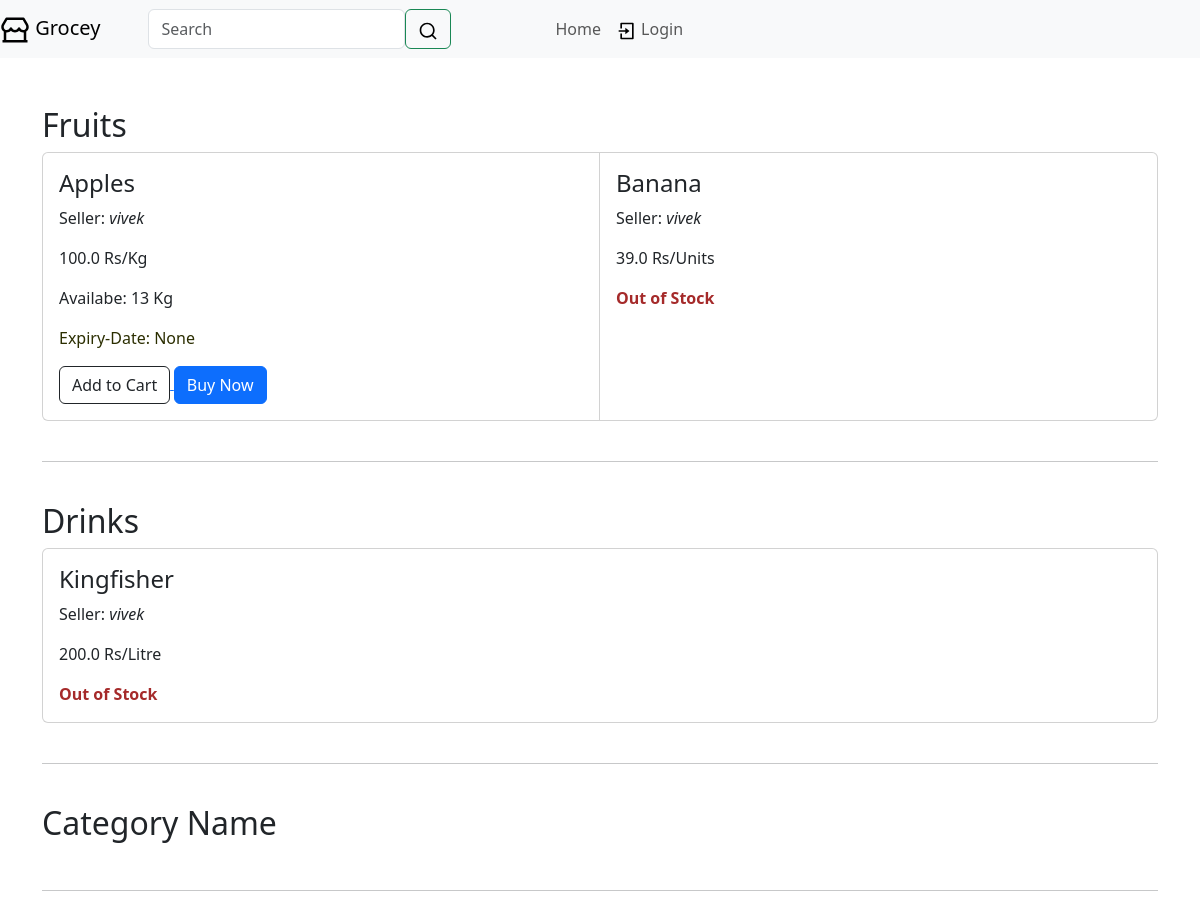
Before: / with the older database file.
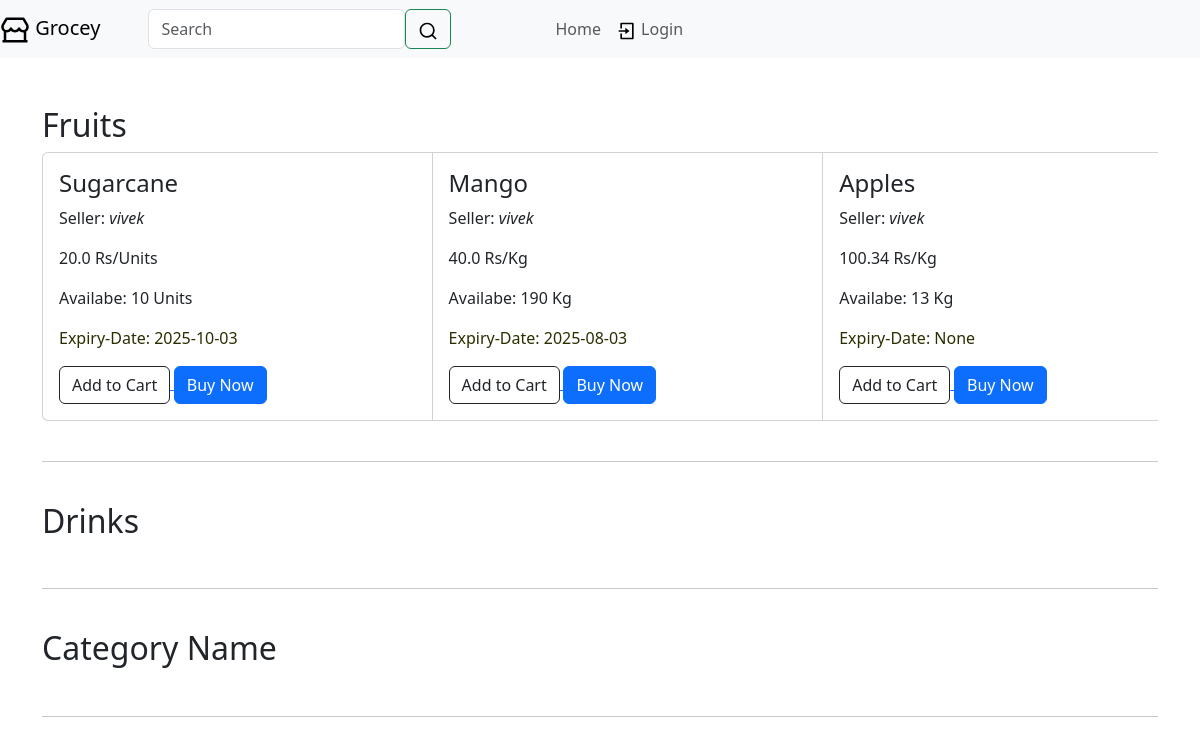
After: the same page with the newer database file.
### website/web_models.py (models this page shows)
class Category(db.Model):
    id = db.Column(db.Integer, primary_key=True)
    name = db.Column(db.String(30), nullable=False)
    seller_id = db.Column(db.Integer, db.ForeignKey('user.id'), nullable=False)
    products = db.relationship('Product', passive_deletes=True, backref='category')
    orders = db.relationship('Order')
    cart = db.relationship('Cart')

class Product(db.Model):
    id = db.Column(db.Integer, primary_key=True)
    name = db.Column(db.String(30), nullable=False)
    unit = db.Column(db.String(30))
    price = db.Column(db.Float, nullable=False)
    quantity = db.Column(db.Integer, nullable=False)
    expiry_date = db.Column(db.String(40), nullable=False)
    listing_time = db.Column(db.DateTime, nullable=False, default=func.now())
    category_id = db.Column(db.Integer, db.ForeignKey('category.id'), nullable=False)
    seller_id = db.Column(db.Integer, db.ForeignKey('user.id'))
    orders = db.relationship('Order', backref='product')
    carts = db.relationship('Cart', backref='product')

class User(db.Model, UserMixin):
    id = db.Column(db.Integer, primary_key=True)
    user_name = db.Column(db.String(30), unique=True, nullable=False)
    password = db.Column(db.String(30))
    is_seller = db.Column(db.Boolean, default=False)
    categories = db.relationship('Category')
    orders = db.relationship('Order')
    carts = db.relationship('Cart')
    products = db.relationship('Product', backref='seller')

### website/web_controllers.py (the view)
@views.route('/')
def home():
    if current_user.is_authenticated and current_user.is_seller:
        return redirect(url_for('web_views.sell'))
    users = User.query.filter_by(is_seller=1).all()
    categories = {}
    cats = Category.query.filter_by(seller_id=users[0].id)
    for a in cats:
        categories[a] = Product.query.filter_by(category_id=a.id).order_by(Product.listing_time.desc())
    return render_template("home.html", app_name=app_name, categories=categories)

### website/templates/home.html (shortened to what this page needs)
{% extends "web_base.html" %}
{% block content %}
<br>
<br>
    {% for cat in categories.keys() %}
        <li class="list-group-item d-flex justify-content-between">
            <h2>{{ cat.name }} </h2>
        </li>
        <div class="card-group card-group-scroll card_group">
            {% for prod in categories[cat] %}
            <div class="card">
                <div class="card-body">
                    <h4 class="card-title">{{ prod.name }}</h4>
                    <p>Seller: <i>{{ prod.seller.user_name }}</i></p>
                    <p> {{ prod.price }} Rs/{{ prod.unit }}</p>
                    {% if prod.quantity > 0 %}
                        <p> Availabe: {{ prod.quantity }} {{ prod.unit }}</p>
                        <p style="color: rgb(43, 46, 0);"> Expiry-Date: {{ prod.expiry_date }}</p>
                        <small class="w-10">
                            <a href="/add-to-cart/{{ prod.id }}">
                                <button class="btn btn-outline-dark">Add to Cart</button>
                            </a>
                            <a href="/order/{{ prod.id }}">
                            <button class="btn btn-primary">Buy Now</button>
                            </a>
                        </small>
                    {% else %}
                        <b style="color: brown;">Out of Stock</b>
                    {% endif %}
                </div>
            </div>
            {% endfor %}
        </div>
        <br>
        <hr>
        <br>
    {% endfor %}
{% endblock %}

### website/templates/web_base.html (shortened to what this page needs)
<!doctype html>
<html lang="en">
    <head>
        <link href="https://cdn.jsdelivr.net/npm/bootstrap@5.3.0/dist/css/bootstrap.min.css" rel="stylesheet">
    </head>
    <body>
        <header class="navbar navbar-expand-sm navbar-light bg-light">
            <a href="/" class="nav-item nav-link navbar-brand me-auto">
                {{ app_name }}
            </a>
            <div class="collapse navbar-collapse" id="navbar">
                <div class="navbar-nav">
                    <form class="navbar-nav mx-5" action="{{ url_for('web_views.search') }}" method="POST" >
                        <input class="form-control" required name="search" type="search" placeholder="Search" aria-label="Search">
                        <button class="btn btn-outline-success" type="submit"></button>
                    </form>
                    <ul class="navbar-nav ms-5">
                        <li class="nav-item">
                            <a href="/" class="nav-link">Home</a>
                        </li>
                        {% if current_user.is_authenticated %}
                            <li class="nav-item dropdown">
                                <a class="nav-link dropdown-toggle" href="#" id="navbarDarkDropdownMenuLink" data-bs-toggle="dropdown" aria-expanded="false">
                                My Account
                                </a>
                                <ul class="dropdown-menu" aria-labelledby="navbarDarkDropdownMenuLink">
                                    {% if not current_user.is_seller %}
                                        <li><a class="dropdown-item" href="/orders">Orders</a></li>
                                    {% endif %}
                                    <li><a class="dropdown-item" href="/log-out">
                                        <svg xmlns="http://www.w3.org/2000/svg" width="20" viewBox="0 0 24 24"><path d="M5 22C4.44772 22 4 21.5523 4 21V3C4 2.44772 4.44772 2 5 2H19C19.5523 2 20 2.44772 20 3V6H18V4H6V20H18V18H20V21C20 21.5523 19.5523 22 19 22H5ZM18 16V13H11V11H18V8L23 12L18 16Z"></path></svg>
                                        Log-out</a></li>
                                </ul>
                                {% if current_user.is_seller %}
                                    <li class="nav-item">
                                        <a href="/" class="nav-link">Summary</a>
                                    </li>
                                {% else %}
                                    <li class="nav-item">
                                        <a href="/cart" class="nav-link">
                                            <svg xmlns="http://www.w3.org/2000/svg" width="20" viewBox="0 0 24 24"><path d="M4.00488 16V4H2.00488V2H5.00488C5.55717 2 6.00488 2.44772 6.00488 3V15H18.4433L20.4433 7H8.00488V5H21.7241C22.2764 5 22.7241 5.44772 22.7241 6C22.7241 6.08176 22.7141 6.16322 22.6942 6.24254L20.1942 16.2425C20.083 16.6877 19.683 17 19.2241 17H5.00488C4.4526 17 4.00488 16.5523 4.00488 16ZM6.00488 23C4.90031 23 4.00488 22.1046 4.00488 21C4.00488 19.8954 4.90031 19 6.00488 19C7.10945 19 8.00488 19.8954 8.00488 21C8.00488 22.1046 7.10945 23 6.00488 23ZM18.0049 23C16.9003 23 16.0049 22.1046 16.0049 21C16.0049 19.8954 16.9003 19 18.0049 19C19.1095 19 20.0049 19.8954 20.0049 21C20.0049 22.1046 19.1095 23 18.0049 23Z"></path></svg>
                                            Cart</a>
                                    </li>
                                {% endif %}
                            </li>
                        {% else %}
                            <li class="nav-item">
                                <a href="/login" class="nav-link">
                                    <svg xmlns="http://www.w3.org/2000/svg" width="20" viewBox="0 0 24 24"><path d="M4 15H6V20H18V4H6V9H4V3C4 2.44772 4.44772 2 5 2H19C19.5523 2 20 2.44772 20 3V21C20 21.5523 19.5523 22 19 22H5C4.44772 22 4 21.5523 4 21V15ZM10 11V8L15 12L10 16V13H2V11H10Z"></path></svg>
                                    Login</a>
                            </li>
                        {% endif %}
                    </ul>
                </div>
            </div>
        </header>
        <div class="container">
            {% block content %}
            {% endblock %}
        </div>
    </body>
</html>

### website/templates/home.html (style rules this page uses)
@media (min-width: 576px) { .card-group.card-group-scroll { overflow-x: auto; flex-wrap: nowrap; } }
.card-group.card-group-scroll > .card { flex-basis: 35%; }

Changed rows visible on the page:
changed Category "Fruits": loses Product (name "Banana", seller.user_name "vivek", price "39.0", unit "Units", quantity "Out of Stock"); gains Product (name "Mango", seller.user_name "vivek", price "40.0", unit "Kg", quantity "190", expiry_date "2025-08-03")
added Product: name "Sugarcane", seller.user_name "vivek", price "20.0", unit "Units", quantity "10", expiry_date "2025-10-03", shown under Category "Fruits"
changed Product "Apples": price "100.0" → "100.34"
changed Category "Drinks": loses Product (name "Kingfisher", seller.user_name "vivek", price "200.0", unit "Litre", quantity "Out of Stock")
